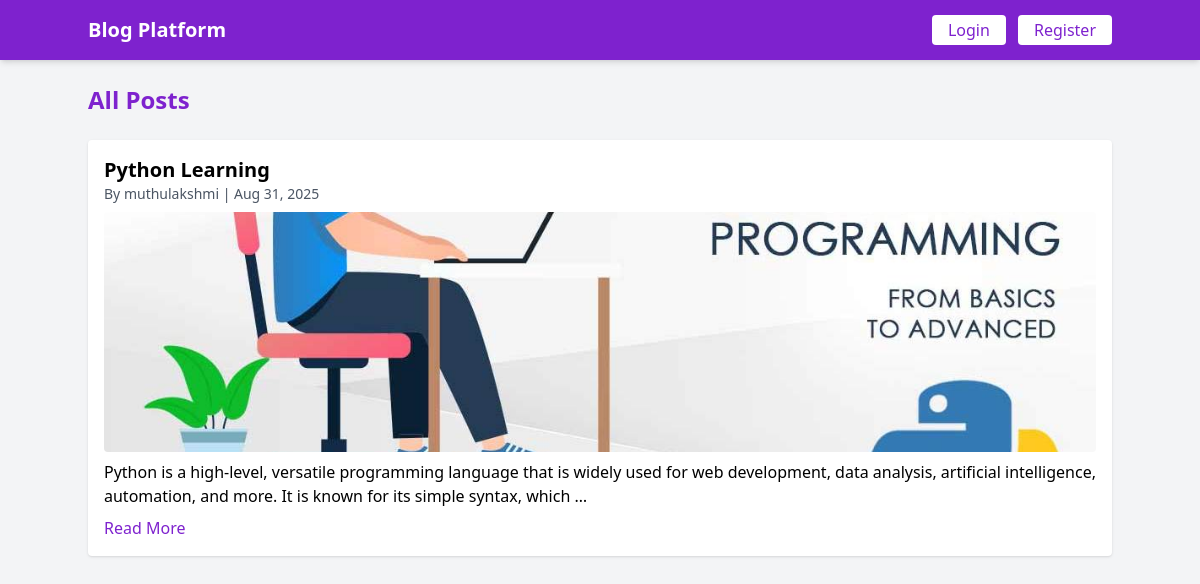
The page / on the database its author committed.
### blog_app/models.py (models this page shows, shortened)
class Post(models.Model):
    title = models.CharField(max_length=200)
    content = models.TextField()
    image = models.ImageField(upload_to='posts/', blank=True, null=True)
    author = models.ForeignKey(User, on_delete=models.CASCADE)
    slug = models.SlugField(unique=True, max_length=250)
    created_at = models.DateTimeField(auto_now_add=True)
    updated_at = models.DateTimeField(auto_now=True)
    def get_absolute_url(self):
        return reverse('post-detail', kwargs={'slug': self.slug})

### blog_app/views.py (the view)
# urls.py: path('', PostListView.as_view(), name='post-list'),
class PostListView(ListView):
    model = Post
    template_name = 'blog_app/post_list.html'
    context_object_name = 'posts'
    paginate_by = 5
    ordering = ['-created_at']

### blog_app/templates/blog_app/post_list.html (shortened to what this page needs)
{% extends 'blog_app/Layout/base.html' %}
{% load widget_tweaks %}
{% block content %}
<div class="flex justify-between mb-6">
<h2 class="text-2xl font-bold text-purple-700">All Posts</h2>
</div>
{% for post in posts %}
<div class="bg-white rounded shadow mb-6 p-4">
<h3 class="text-xl font-semibold">{{ post.title }}</h3>
<p class="text-gray-600 text-sm">By {{ post.author.username }} | {{ post.created_at|date:"M d, Y" }}</p>
{% if post.image %}
<img src="{{ post.image.url }}" class="mt-2 w-full h-60 object-cover rounded">
{% endif %}
<p class="mt-2">{{ post.content|truncatechars:200 }}</p>
<a href="{{ post.get_absolute_url }}" class="text-purple-700 hover:underline mt-2 inline-block">Read More</a>
</div>
{% endfor %}
{% endblock %}

### rows shown on the page
Post: title "Python Learning", author.username "muthulakshmi", created_at "Aug 31, 2025", image (picture), content "Python is a high-level, versatile programming language that is widely used for web development, data analysis, artificial intelligence, automation, and more. It is known for its simple syntax, which …"
